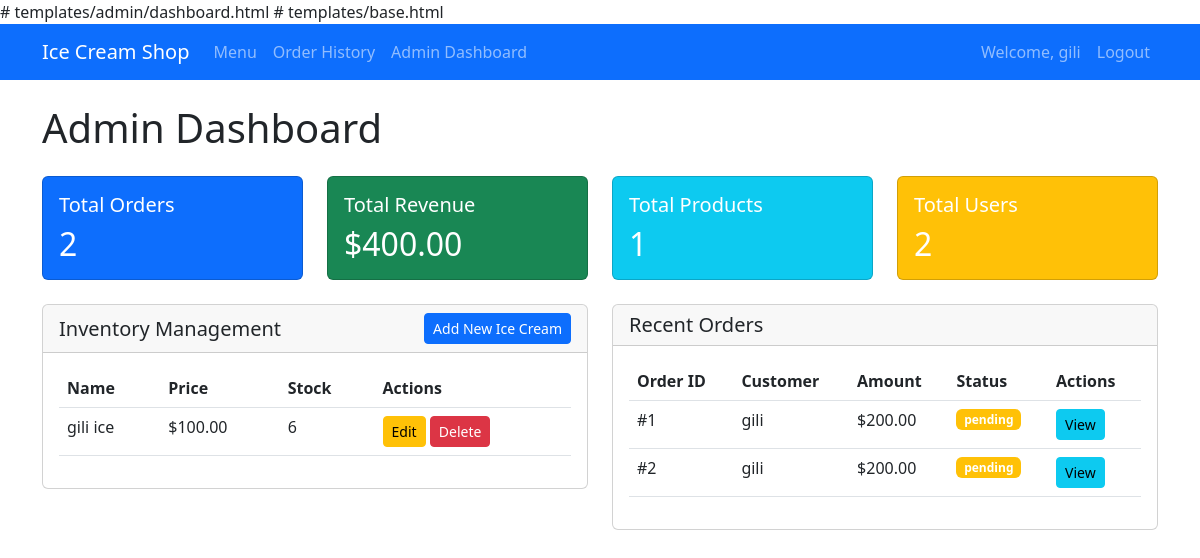
The app's page /admin (signed in) with its own data.
### models.py (models this page shows)
class User(UserMixin, db.Model):
    id = db.Column(db.Integer, primary_key=True)
    username = db.Column(db.String(80), unique=True, nullable=False)
    email = db.Column(db.String(120), unique=True, nullable=False)
    password_hash = db.Column(db.String(128))
    is_admin = db.Column(db.Boolean, default=False)
    orders = db.relationship('Order', backref='customer', lazy=True)

class IceCream(db.Model):
    id = db.Column(db.Integer, primary_key=True)
    name = db.Column(db.String(80), nullable=False)
    description = db.Column(db.Text)
    price = db.Column(db.Float, nullable=False)
    stock = db.Column(db.Integer, default=0)

class Order(db.Model):
    id = db.Column(db.Integer, primary_key=True)
    user_id = db.Column(db.Integer, db.ForeignKey('user.id'), nullable=False)
    date_ordered = db.Column(db.DateTime, default=datetime.utcnow)
    status = db.Column(db.String(20), default='pending')
    total_amount = db.Column(db.Float, nullable=False)
    items = db.relationship('OrderItem', backref='order', lazy=True)

### app.py (the view)
@app.route('/admin')
@login_required
def admin_dashboard():
    if not current_user.is_admin:
        flash('Access denied')
        return redirect(url_for('index'))
    orders = Order.query.all()
    ice_creams = IceCream.query.all()
    users = User.query.all()
    return render_template('admin/dashboard.html', orders=orders, ice_creams=ice_creams, users=users)

### app.py (called while the page is built)
@login_manager.user_loader
def load_user(user_id):
    return User.query.get(int(user_id))

### templates/admin/dashboard.html (shortened to what this page needs)
{% extends "base.html" %}
{% block content %}
<h1 class="mb-4">Admin Dashboard</h1>
<div class="row">
    <div class="col-md-12 mb-4">
        <div class="row">
            <div class="col-md-3">
                <div class="card text-white bg-primary">
                    <div class="card-body">
                        <h5 class="card-title">Total Orders</h5>
                        <h2 class="card-text">{{ orders|length }}</h2>
                    </div>
                </div>
            </div>
            <div class="col-md-3">
                <div class="card text-white bg-success">
                    <div class="card-body">
                        <h5 class="card-title">Total Revenue</h5>
                        <h2 class="card-text">${{ "%.2f"|format(orders|sum(attribute='total_amount')) }}</h2>
                    </div>
                </div>
            </div>
            <div class="col-md-3">
                <div class="card text-white bg-info">
                    <div class="card-body">
                        <h5 class="card-title">Total Products</h5>
                        <h2 class="card-text">{{ ice_creams|length }}</h2>
                    </div>
                </div>
            </div>
            <div class="col-md-3">
                <div class="card text-white bg-warning">
                    <div class="card-body">
                        <h5 class="card-title">Total Users</h5>
                        <h2 class="card-text">{{ users|length }}</h2>
                    </div>
                </div>
            </div>
        </div>
    </div>
    <div class="col-md-6 mb-4">
        <div class="card">
            <div class="card-header d-flex justify-content-between align-items-center">
                <h5 class="mb-0">Inventory Management</h5>
                <a href="{{ url_for('add_ice_cream') }}" class="btn btn-primary btn-sm">Add New Ice Cream</a>
            </div>
            <div class="card-body">
                <div class="table-responsive">
                    <table class="table">
                        <thead>
                            <tr>
                                <th>Name</th>
                                <th>Price</th>
                                <th>Stock</th>
                                <th>Actions</th>
                            </tr>
                        </thead>
                        <tbody>
                            {% for ice_cream in ice_creams %}
                            <tr>
                                <td>{{ ice_cream.name }}</td>
                                <td>${{ "%.2f"|format(ice_cream.price) }}</td>
                                <td>{{ ice_cream.stock }}</td>
                                <td>
                                    <a href="{{ url_for('edit_ice_cream', id=ice_cream.id) }}" class="btn btn-sm btn-warning">Edit</a>
                                    <button type="button" class="btn btn-sm btn-danger" data-bs-toggle="modal" data-bs-target="#deleteModal{{ ice_cream.id }}">Delete</button>
                                </td>
                            </tr>
                            {% endfor %}
                        </tbody>
                    </table>
                </div>
            </div>
        </div>
    </div>
    <div class="col-md-6 mb-4">
        <div class="card">
            <div class="card-header">
                <h5 class="mb-0">Recent Orders</h5>
            </div>
            <div class="card-body">
                <div class="table-responsive">
                    <table class="table">
                        <thead>
                            <tr>
                                <th>Order ID</th>
                                <th>Customer</th>
                                <th>Amount</th>
                                <th>Status</th>
                                <th>Actions</th>
                            </tr>
                        </thead>
                        <tbody>
                            {% for order in orders[-5:] %}
                            <tr>
                                <td>#{{ order.id }}</td>
                                <td>{{ order.customer.username }}</td>
                                <td>${{ "%.2f"|format(order.total_amount) }}</td>
                                <td>
                                    <span class="badge bg-{{ 'success' if order.status == 'completed' else 'warning' }}">
                                        {{ order.status }}
                                    </span>
                                </td>
                                <td>
                                    <a href="{{ url_for('view_order', id=order.id) }}" class="btn btn-sm btn-info">View</a>
                                </td>
                            </tr>
                            {% endfor %}
                        </tbody>
                    </table>
                </div>
            </div>
        </div>
    </div>
</div>
{% endblock %}

### templates/base.html (shortened to what this page needs)
# templates/base.html
<!DOCTYPE html>
<html lang="en">
<head>
    <link href="https://cdn.jsdelivr.net/npm/bootstrap@5.3.0/dist/css/bootstrap.min.css" rel="stylesheet">
</head>
<body>
    <nav class="navbar navbar-expand-lg navbar-dark bg-primary">
        <div class="container">
            <a class="navbar-brand" href="{{ url_for('index') }}">Ice Cream Shop</a>
            <div class="collapse navbar-collapse" id="navbarNav">
                <ul class="navbar-nav me-auto">
                    <li class="nav-item">
                        <a class="nav-link" href="{{ url_for('index') }}">Menu</a>
                    </li>
                    {% if current_user.is_authenticated %}
                        <li class="nav-item">
                            <a class="nav-link" href="{{ url_for('order_history') }}">Order History</a>
                        </li>
                        {% if current_user.is_admin %}
                            <li class="nav-item">
                                <a class="nav-link" href="{{ url_for('admin_dashboard') }}">Admin Dashboard</a>
                            </li>
                        {% endif %}
                    {% endif %}
                </ul>
                <ul class="navbar-nav">
                    {% if current_user.is_authenticated %}
                        <li class="nav-item">
                            <span class="nav-link">Welcome, {{ current_user.username }}</span>
                        </li>
                        <li class="nav-item">
                            <a class="nav-link" href="{{ url_for('logout') }}">Logout</a>
                        </li>
                    {% endif %}
                </ul>
            </div>
        </div>
    </nav>
    <div class="container mt-4">
        {% block content %}{% endblock %}
    </div>
</body>
</html>

### records on screen
User: username "gili"
IceCream: name "gili ice", price "100.00", stock "6"
Order: id "1", customer.username "gili", total_amount "200.00", status "pending"
Order: id "2", customer.username "gili", total_amount "200.00", status "pending"

### other values on screen
{{ orders|length }} "2"
{{ "%.2f"|format(orders|sum(attribute='total_amount')) }} "400.00"
{{ ice_creams|length }} "1"
{{ users|length }} "2"
